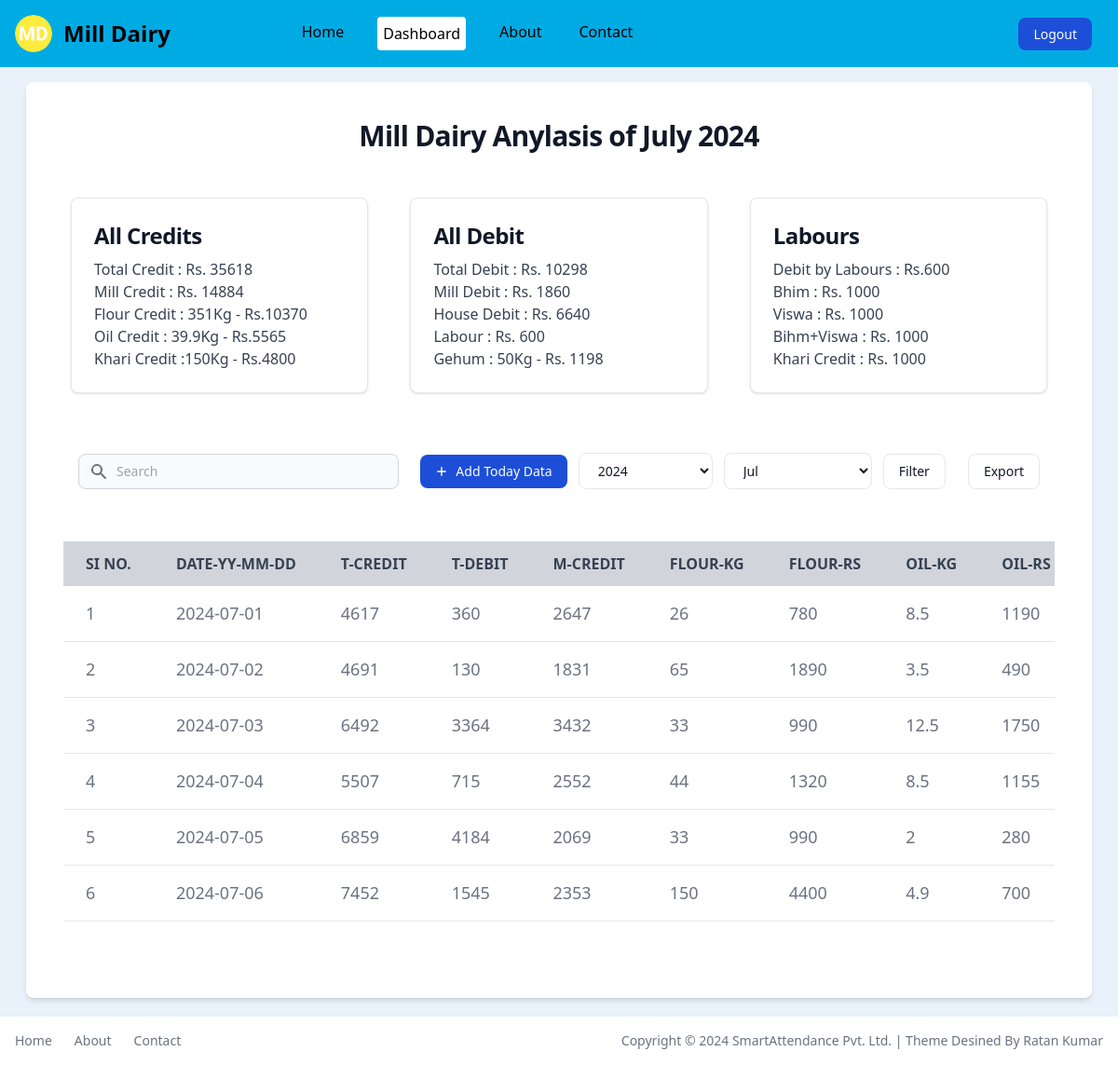
Page /dashboard (signed in) on the earlier database version.
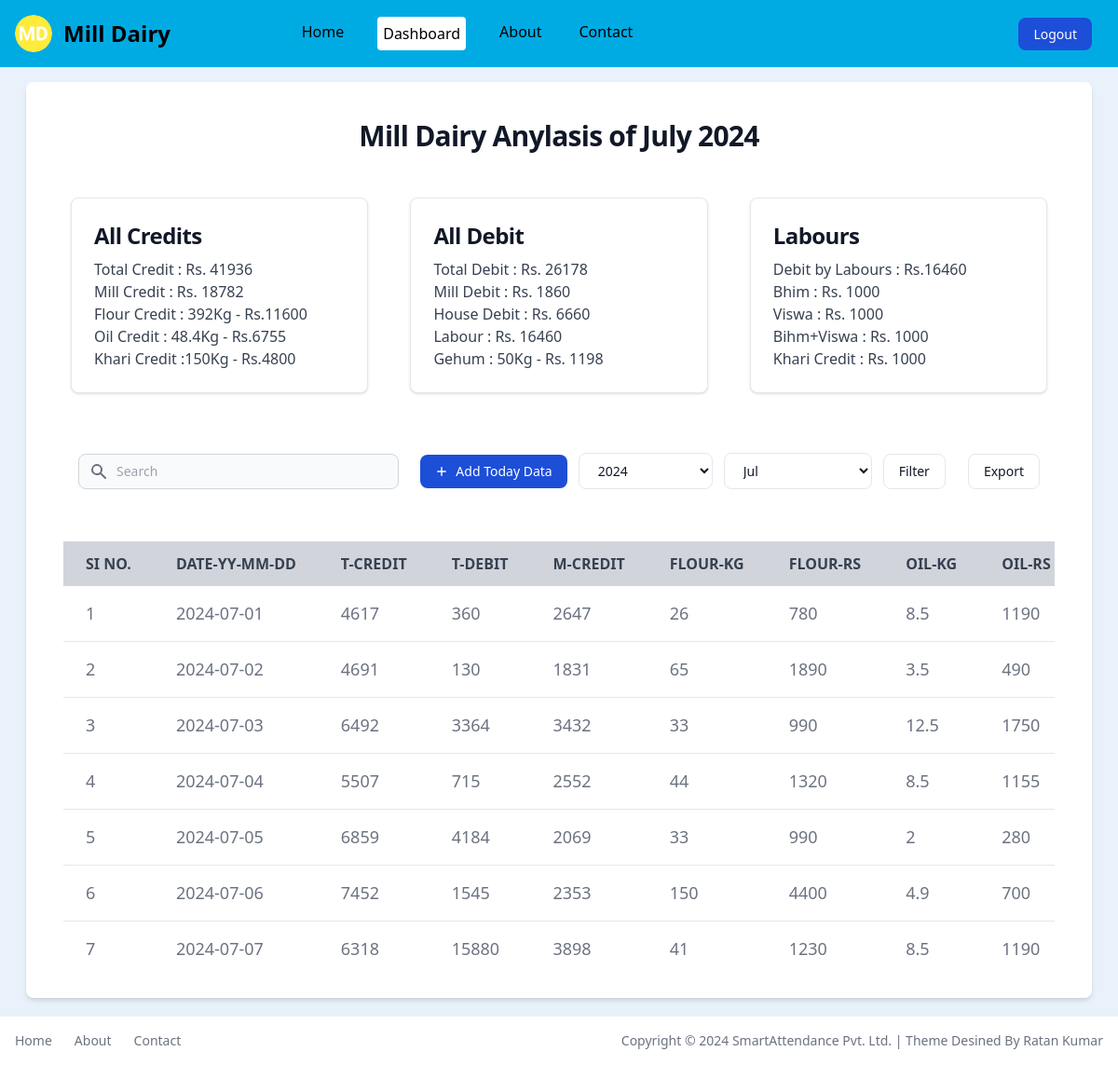
Same page on the later database version.
### app.py (models this page shows, shortened)
class MillData(db.Model):
    id = db.Column(db.Integer, primary_key=True)
    user_id = db.Column(db.Integer, db.ForeignKey('user.id'), nullable=False)
    date = db.Column(db.Date, default=datetime.datetime.now)
    mill_credit = db.Column(db.Integer, nullable=False)
    flour_weight = db.Column(db.Integer, nullable=False)
    flour_rs = db.Column(db.Integer, nullable=False)
    oil_weight = db.Column(db.Integer, nullable=False)
    oil_rs = db.Column(db.Integer, nullable=False)
    khari_weight = db.Column(db.Integer, nullable=False)
    khari_rs = db.Column(db.Integer, nullable=False)
    labour_dscri = db.Column(db.String(100), nullable=False)
    labour_rs = db.Column(db.Integer, nullable=False)
    mill_debit = db.Column(db.Integer, nullable=False)
    mill_dscri = db.Column(db.String(100), nullable=False)
    home_debit = db.Column(db.Integer, nullable=False)
    home_dscri = db.Column(db.String(100), nullable=False)
    gehum_weight = db.Column(db.Integer, nullable=False)
    gehum_rs = db.Column(db.Integer, nullable=False)
    total_credit = db.Column(db.Integer, nullable=False)
    total_debit = db.Column(db.Integer, nullable=False)
    user = db.relationship('User', backref=db.backref('milldatas', lazy=True))

### app.py (the view, shortened to what this page needs)
@app.route('/dashboard', methods=['GET', 'POST'])
def dashboard():
    if 'email' in session:
        user = User.query.filter_by(email=session['email']).first()
        year = datetime.datetime.now().year # Give: 2024/2023..
        current_year = datetime.datetime.now().year # Give: 2024/2023..
        month = datetime.datetime.now().month # Give: 1/2/3/4/5..
        month_name = datetime.datetime.now().strftime("%B")
        if request.method == 'POST':
            year = int(request.form['year'])
            month = int(request.form['month'])
            month_name = datetime.datetime(year, month, 1).strftime("%B")
        mill_dairy_datas = MillData.query.filter(
            MillData.user_id == user.id,
            db.extract('year', MillData.date) == year,
            db.extract('month', MillData.date) == month
        ).all()
        query = request.args.get('query')
        total_t_credit = sum(data.total_credit for data in mill_dairy_datas)
        total_t_debit = sum(data.total_debit for data in mill_dairy_datas)
        total_m_credit = sum(data.mill_credit for data in mill_dairy_datas)
        total_flour_rs = sum(data.flour_rs for data in mill_dairy_datas)
        total_flour_weight = sum(data.flour_weight for data in mill_dairy_datas)
        total_oil_rs = sum(data.oil_rs for data in mill_dairy_datas)
        total_oil_weight = sum(data.oil_weight for data in mill_dairy_datas)
        total_khari_rs = sum(data.khari_rs for data in mill_dairy_datas)
        total_khari_weight = sum(data.khari_weight for data in mill_dairy_datas)
        total_mill_debit = sum(data.mill_debit for data in mill_dairy_datas)
        total_home_debit = sum(data.home_debit for data in mill_dairy_datas)
        total_labour_rs = sum(data.labour_rs for data in mill_dairy_datas)
        total_gehum_rs = sum(data.gehum_rs for data in mill_dairy_datas)
        total_gehum_weight = sum(data.gehum_weight for data in mill_dairy_datas)
        return render_template('dashboard.html', title='Dashboard', current_page='dashboard',
                               mill_dairy_datas=mill_dairy_datas, year=year, current_year=current_year,
                               month=month, month_name=month_name,
                               total_t_credit=total_t_credit, total_t_debit=total_t_debit,
                               total_m_credit=total_m_credit, total_flour_rs=total_flour_rs,
                               total_flour_weight=total_flour_weight, total_oil_rs=total_oil_rs,
                               total_oil_weight=total_oil_weight, total_khari_rs=total_khari_rs,
                               total_khari_weight=total_khari_weight, total_mill_debit=total_mill_debit,
                               total_home_debit=total_home_debit, total_labour_rs=total_labour_rs,
                               total_gehum_rs=total_gehum_rs, total_gehum_weight=total_gehum_weight)
    else:
        flash('You need to login first.', 'error')
        return redirect('/login')

### templates/dashboard.html (shortened to what the changed rows need)
{% extends 'layout.html' %}
{% block content %}
<div class="pt-[68px] w-full">
    <section class="bg-[#E9F1FA] dark:bg-gray-900 p-3 sm:p-5">
        <div class="mx-auto px-2 lg:px-2">
            <div class="bg-white dark:bg-gray-800 relative shadow-md sm:rounded-lg overflow-hidden">
                <h1 class="m-10 text-center mb-2 text-3xl font-bold tracking-tight text-gray-900 dark:text-white">Mill
                    Dairy Anylasis of {{month_name}} {{year}} </h1>
                <div class="m-1 md:m-10 flex flex-col md:flex-row md:items-center md:justify-between">
                    <div
                        class="block md:w-[30%] max-w-sm m-2 p-6 bg-white border border-gray-200 rounded-lg shadow hover:bg-gray-100 dark:bg-gray-800 dark:border-gray-700 dark:hover:bg-gray-700">
                        <h5 class="mb-2 text-2xl font-bold tracking-tight text-gray-900 dark:text-white">All Credits
                        </h5>
                        <p class="font-normal text-gray-700 dark:text-gray-400">Total Credit : Rs. {{ total_t_credit }}</p>
                        <p class="font-normal text-gray-700 dark:text-gray-400">Mill Credit : Rs. {{total_m_credit}}</p>
                        <p class="font-normal text-gray-700 dark:text-gray-400">Flour Credit : {{ total_flour_weight }}Kg - Rs.{{ total_flour_rs }}</p>
                        <p class="font-normal text-gray-700 dark:text-gray-400">Oil Credit : {{ total_oil_weight }}Kg - Rs.{{ total_oil_rs }}</p>
                        <p class="font-normal text-gray-700 dark:text-gray-400">Khari Credit :{{total_khari_weight}}Kg - Rs.{{total_khari_rs}}</p>
                    </div>
                    <div
                        class="block md:w-[30%] max-w-sm m-2 p-6 bg-white border border-gray-200 rounded-lg shadow hover:bg-gray-100 dark:bg-gray-800 dark:border-gray-700 dark:hover:bg-gray-700">
                        <h5 class="mb-2 text-2xl font-bold tracking-tight text-gray-900 dark:text-white">All Debit</h5>
                        <p class="font-normal text-gray-700 dark:text-gray-400">Total Debit : Rs. {{ total_t_debit }}</p>
                        <p class="font-normal text-gray-700 dark:text-gray-400">Mill Debit : Rs. {{ total_mill_debit }}</p>
                        <p class="font-normal text-gray-700 dark:text-gray-400">House Debit : Rs. {{ total_home_debit }}</p>
                        <p class="font-normal text-gray-700 dark:text-gray-400">Labour : Rs. {{ total_labour_rs }}</p>
                        <p class="font-normal text-gray-700 dark:text-gray-400">Gehum : {{ total_gehum_weight }}Kg - Rs. {{ total_gehum_rs }}</p>
                    </div>
                    <div
                        class="block md:w-[30%] max-w-sm m-2 p-6 bg-white border border-gray-200 rounded-lg shadow hover:bg-gray-100 dark:bg-gray-800 dark:border-gray-700 dark:hover:bg-gray-700">
                        <h5 class="mb-2 text-2xl font-bold tracking-tight text-gray-900 dark:text-white">Labours</h5>
                        <p class="font-normal text-gray-700 dark:text-gray-400">Debit by Labours : Rs.{{ total_labour_rs }}</p>
                        <p class="font-normal text-gray-700 dark:text-gray-400">Bhim : Rs. 1000</p>
                        <p class="font-normal text-gray-700 dark:text-gray-400">Viswa : Rs. 1000</p>
                        <p class="font-normal text-gray-700 dark:text-gray-400">Bihm+Viswa : Rs. 1000</p>
                        <p class="font-normal text-gray-700 dark:text-gray-400">Khari Credit : Rs. 1000</p>
                    </div>
                </div>
                <div class="overflow-x-auto m-2 md:m-10 h-[450px]">
                    <table class="w-full text-left text-gray-500 dark:text-gray-400">
                        <thead class="whitespace-nowrap text-gray-700 uppercase bg-gray-300 dark:bg-gray-700 dark:text-gray-400 sticky top-0 z-50">
                            <tr>
                                <th scope="col" class="px-6 py-3"> SI No.</th>
                                <th scope="col" class="px-6 py-3"> Date-YY-MM-DD </th>
                                <th scope="col" class="px-6 py-3">T-Credit </th>
                                <th scope="col" class="px-6 py-3">T-Debit </th>
                                <th scope="col" class="px-6 py-3">M-Credit</th>
                                <th scope="col" class="px-6 py-3">Flour-Kg</th>
                                <th scope="col" class="px-6 py-3">Flour-Rs</th>
                                <th scope="col" class="px-6 py-3">Oil-Kg</th>
                                <th scope="col" class="px-6 py-3">Oil-Rs</th>
                            </tr>
                        </thead>
                        <tbody class="text-[18px]">
                            {% for mill_dairy_data in mill_dairy_datas %}
                            <tr class="bg-white border-b dark:bg-gray-800 dark:border-gray-700">
                                <td class="px-6 py-4">{{ loop.index }}</td>
                                <td class="px-6 py-4">{{ mill_dairy_data.date }}</td>
                                <td class="px-6 py-4">{{ mill_dairy_data.total_credit }}</td>
                                <td class="px-6 py-4">{{ mill_dairy_data.total_debit }}</td>
                                <td class="px-6 py-4">{{ mill_dairy_data.mill_credit }}</td>
                                <td class="px-6 py-4">{{ mill_dairy_data.flour_weight }}</td>
                                <td class="px-6 py-4">{{ mill_dairy_data.flour_rs }}</td>
                                <td class="px-6 py-4">{{ mill_dairy_data.oil_weight }}</td>
                                <td class="px-6 py-4">{{ mill_dairy_data.oil_rs }}</td>
                            </tr>
                            {% endfor %}
                        </tbody>
                    </table>
                </div>
            </div>
        </div>
    </section>
</div>
{% endblock %}

Differences in the rows shown:
added MillData: date "2024-07-07", total_credit "6318", total_debit "15880", mill_credit "3898", flour_weight "41", flour_rs "1230", oil_weight "8.5", oil_rs "1190"
Other differences:
{{ total_t_credit }}: "35618" → "41936"
{{ total_m_credit }}: "14884" → "18782"
{{ total_flour_weight }}: "351" → "392"
{{ total_flour_rs }}: "10370" → "11600"
{{ total_oil_weight }}: "39.9" → "48.4"
{{ total_oil_rs }}: "5565" → "6755"
{{ total_t_debit }}: "10298" → "26178"
{{ total_home_debit }}: "6640" → "6660"
{{ total_labour_rs }}: "600" → "16460"
